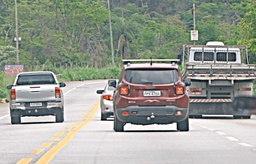
#> input picture Images/transito.jpeg, 256 x 164 px, shrunk from 868 x 555 before the run
$ python -i TailLightSegmentation.py   (imports and definitions only)
#> lines starting #> are read from the running program, lines starting #| are printed output that depends on the picture
### ImageSegmentation.py
import cv2
import numpy as np
import matplotlib.pyplot as plt


def ImageSegmentation(image):

    #image = cv2.imread("demonstration-image.png")
    # convert to RGB
    image = cv2.cvtColor(image, cv2.COLOR_BGR2RGB)
    #plt.imshow(image)
    #plt.show()

    # reshape the image to a 2D array of pixels and 3 color values (RGB)
    pixel_values = image.reshape((-1, 3))
    # convert to float
    pixel_values = np.float32(pixel_values)

    #print(pixel_values.shape)

    # define stopping criteria
    criteria = (cv2.TERM_CRITERIA_EPS + cv2.TERM_CRITERIA_MAX_ITER, 100, 0.2)

    # number of clusters (K)
    k = 8
    _, labels, (centers) = cv2.kmeans(pixel_values, k, None, criteria, 10, cv2.KMEANS_RANDOM_CENTERS)
    dark_red = (0.1 * 255, 0.8 * 255, 1 * 255)
    light_red = (0 * 255, 0.4 * 255, 0.5 * 255)
    on_labels = []
    cont_labels = 0
    for center in centers:
        lo_square = np.full((10, 10, 3), center, dtype=np.uint8)
        lo_square_hsv = cv2.cvtColor(lo_square, cv2.COLOR_RGB2HSV)
        mask = cv2.inRange(lo_square_hsv, light_red, dark_red)
        value = mask[0][0]
        if value > 0:
            on_labels.append(cont_labels)
            #plt.imshow(lo_square)
            #plt.show()
        cont_labels = cont_labels + 1

    # convert back to 8 bit values
    centers = np.uint8(centers)

    # flatten the labels array
    labels = labels.flatten()

    # convert all pixels to the color of the centroids
    segmented_image = centers[labels.flatten()]

    # reshape back to the original image dimension
    segmented_image = segmented_image.reshape(image.shape)
    # show the image
    #plt.imshow(segmented_image)
    #plt.show()

    # disable only the cluster number 2 (turn the pixel into black)
    masked_image = np.copy(image)
    # convert to the shape of a vector of pixel values
    masked_image = masked_image.reshape((-1, 3))
    # color (i.e cluster) to disable
    #masked_image[labels == cluster] = [0, 0, 0]
    for cluster_off in range(0, k):
        if cluster_off not in on_labels:
            masked_image[labels == cluster_off] = [0, 0, 0]

    # convert back to original shape
    masked_image = masked_image.reshape(image.shape)

    return masked_image

### TailLightSegmentation.py
# import the necessary packages
import numpy as np
import cv2
import matplotlib.pyplot as plt
from ImageSegmentation import ImageSegmentation


def TailLightSegmentation(images: list) -> list:
    """Segments each image of the list separating the tail light of the cars
    Parameters: imges - A list of images with segmented image of vehicles
    Return: A list of positions of the outer bound of the tail light"""
    for image in images:
        masked_image = ImageSegmentation(image)
        gray_image = cv2.cvtColor(masked_image, cv2.COLOR_RGB2GRAY)
        gray_image = cv2.medianBlur(gray_image, 3)
        th = cv2.adaptiveThreshold(gray_image, 255, cv2.ADAPTIVE_THRESH_GAUSSIAN_C,
                                   cv2.THRESH_BINARY, 3, 0)
        # Taking a matrix of size 5 as the kernel
        kernel = np.ones((5, 5), np.uint8)
        img_dilation = cv2.dilate(th, kernel, iterations=1)
        plt.imshow(img_dilation, "gray")
        plt.show()

        contours, hierarchy = cv2.findContours(img_dilation, cv2.RETR_TREE, cv2.CHAIN_APPROX_SIMPLE)
        # create hull array for convex hull points
        hull = []
        # calculate points for each contour
        for i in range(len(contours)):
            # creating convex hull object for each contour
            hull.append(cv2.convexHull(contours[i], False))
        # create an empty black image
        drawing = np.zeros((th.shape[0], th.shape[1], 3), np.uint8)

        # draw contours and hull points
        for i in range(len(contours)):
            color_contours = (0, 255, 0)  # green - color for contours
            color = (255, 0, 0)  # blue - color for convex hull
            # draw ith contour
            if cv2.contourArea(contours[i]) > 80:
                M = cv2.moments(contours[i])
                cx = int(M['m10'] / M['m00'])
                cy = int(M['m01'] / M['m00'])
                height, width, channels = drawing.shape
                if height / 2 - 40 < cy < height / 2 + 40:
                    font = cv2.FONT_HERSHEY_SIMPLEX
                    cv2.drawContours(drawing, contours, i, color_contours, 1, 8, hierarchy)
                    # draw ith convex hull object
                    cv2.drawContours(drawing, hull, i, color, 1, 8)
                    x, y, w, h = cv2.boundingRect(hull[i])
                    cv2.drawMarker(drawing, tuple([x, y]), color=(0, 0, 255), markerType=cv2.MARKER_CROSS,
                                   thickness=2,
                                   markerSize=3)
                    cv2.rectangle(drawing, (x, y), (x + w, y + h), (155, 155, 0), 1)

        plt.imshow(drawing)
        plt.show()

>>> import cv2
>>> picture = cv2.cvtColor(cv2.imread('Images/transito.jpeg'), cv2.COLOR_BGR2RGB)
>>> result = TailLightSegmentation(picture)
#> the loop in TailLightSegmentation, `for image in images:` made 164 passes
#> pass 1, in TailLightSegmentation, `plt.show()`:
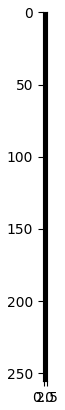
#> figure drawn by matplotlib, 1 panel
